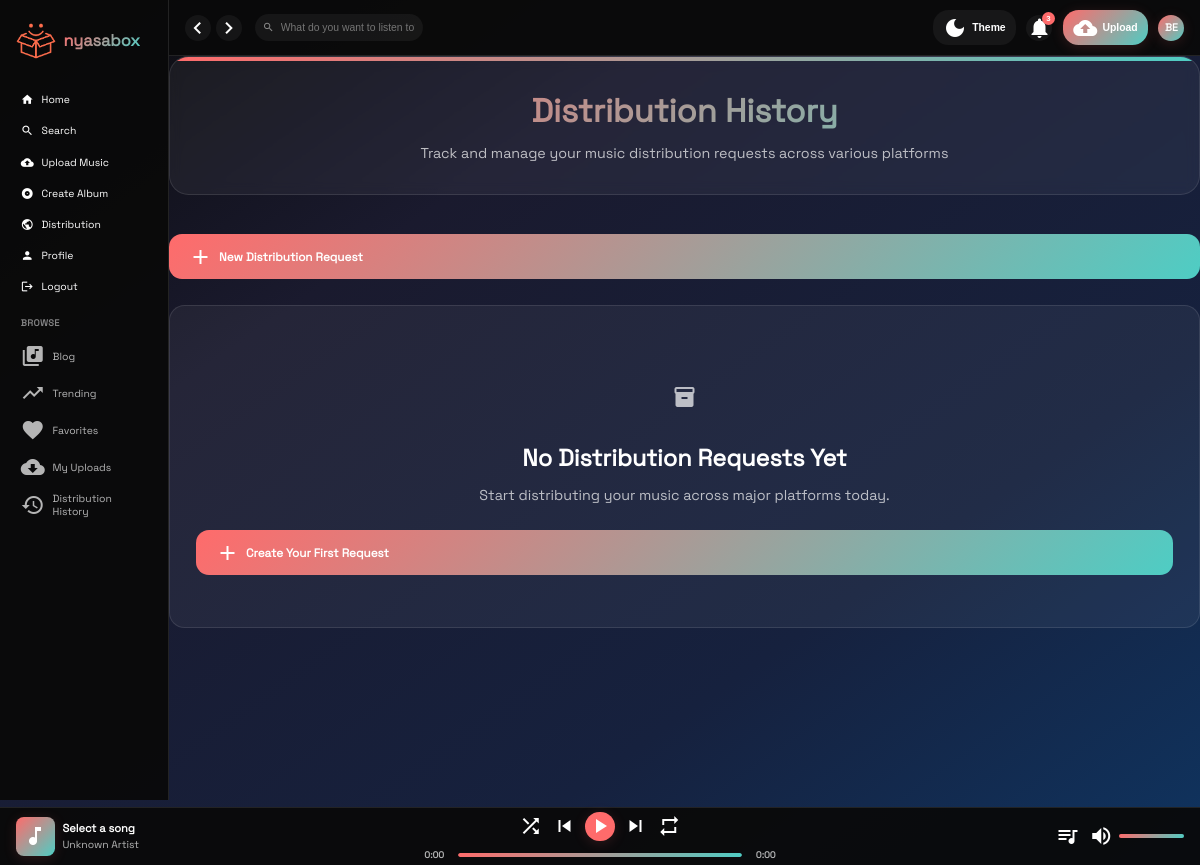
The app's page /history/ (signed in), older data.
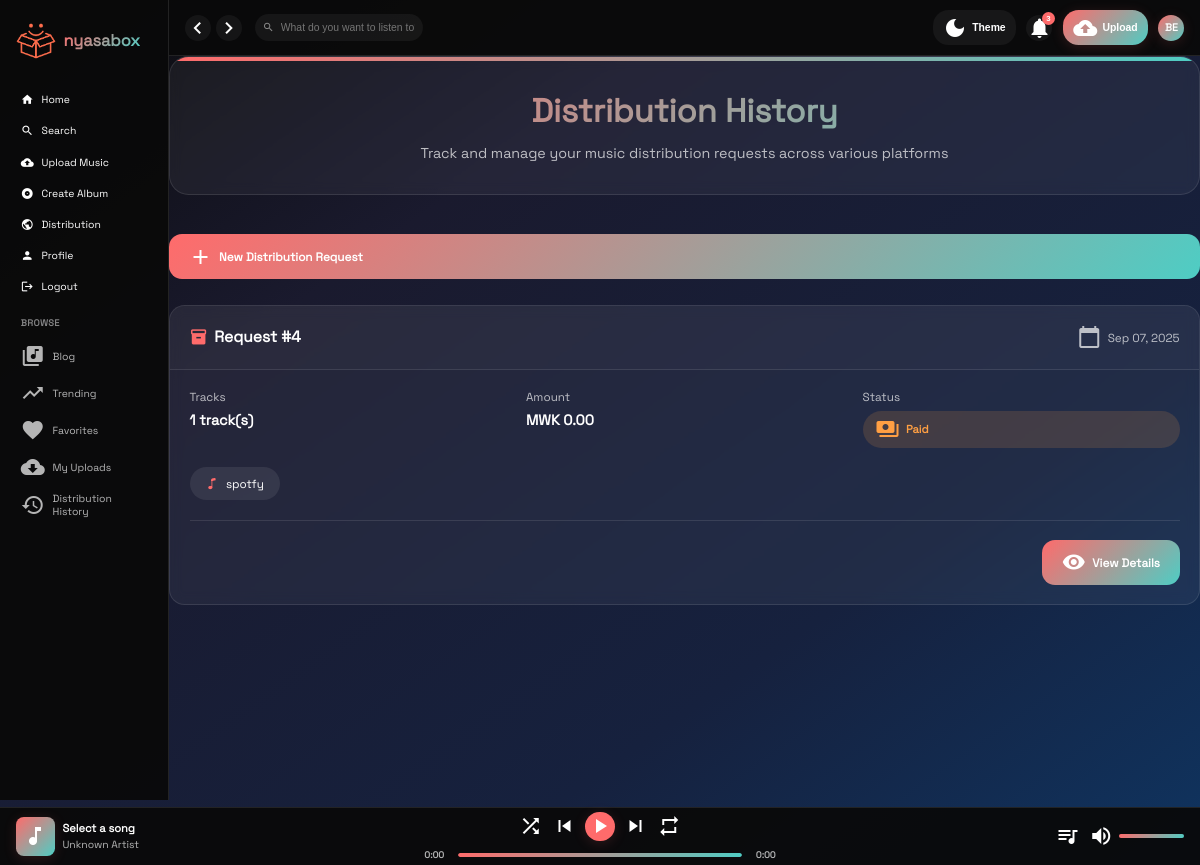
The same page, newer data.
### core/models.py (models this page shows, shortened)
class DistributionRequest(models.Model):
    STATUS_CHOICES = (
        ('pending', 'Pending Payment'),
        ('paid', 'Paid'),
        ('processing', 'Processing'),
        ('distributed', 'Distributed'),
        ('rejected', 'Rejected'),
        ('cancelled', 'Cancelled'),
    )
    artist = models.ForeignKey(User, on_delete=models.CASCADE, related_name='distribution_requests')
    tracks = models.ManyToManyField(Track, related_name='distribution_requests')
    platforms = models.ManyToManyField(DistributionPlatform, related_name='distribution_requests')
    requested_at = models.DateTimeField(auto_now_add=True)
    status = models.CharField(max_length=20, choices=STATUS_CHOICES, default='pending')
    total_amount = models.DecimalField(max_digits=10, decimal_places=2, default=0.00)
    payment_reference = models.CharField(max_length=100, blank=True)
    payment_date = models.DateTimeField(null=True, blank=True)
    distributed_date = models.DateTimeField(null=True, blank=True)
    class Meta:
        indexes = [
            models.Index(fields=['artist'], name='idx_distribution_artist'),
            models.Index(fields=['requested_at'], name='idx_distribution_requested_at'),
            models.Index(fields=['status'], name='idx_distribution_status'),
        ]

class DistributionPlatform(models.Model):
    name = models.CharField(max_length=100)
    logo = models.ImageField(upload_to='platform_logos/', blank=True, null=True)
    description = models.TextField(blank=True)
    ref_id = models.CharField(max_length=50, blank=True)  # Add ref_id for PayChangu integration
    is_active = models.BooleanField(default=True)
    class Meta:
        indexes = [
            models.Index(fields=['name'], name='idx_platform_name'),
        ]

### core/views.py (the view)
# urls.py: path('history/', views.distribution_history, name='distribution_history'),
@login_required
def distribution_history(request):
    distribution_requests = DistributionRequest.objects.filter(artist=request.user).order_by('-requested_at')
    return render(request, 'distribution/history.html', {'distribution_requests': distribution_requests})

### core/templates/distribution/history.html (shortened to what this page needs)
{% extends 'base.html' %}
{% load static %}
{% block content %}
<div class="history-container">
    <div class="history-header">
        <h1 class="history-title">Distribution History</h1>
        <p class="history-subtitle">Track and manage your music distribution requests across various platforms</p>
    </div>
    <div class="history-actions" style="margin-bottom: 2rem;">
        <a href="{% url 'distribution_request' %}" class="action-btn btn-primary">
            <span class="material-icons">add</span>
            New Distribution Request
        </a>
    </div>
    {% if distribution_requests %}
        {% for request in distribution_requests %}
        <div class="request-card">
            <div class="request-header">
                <div class="request-id">
                    <span class="material-icons">inventory</span>
                    Request #{{ request.id }}
                </div>
                <div class="request-date">
                    <span class="material-icons">calendar_today</span>
                    {{ request.requested_at|date:"M d, Y" }}
                </div>
            </div>
            <div class="request-content">
                <div class="request-details">
                    <div class="detail-item">
                        <span class="detail-label">Tracks</span>
                        <span class="detail-value">{{ request.tracks.count }} track(s)</span>
                    </div>
                    <div class="detail-item">
                        <span class="detail-label">Amount</span>
                        <span class="detail-value">MWK {{ request.total_amount|floatformat:2 }}</span>
                    </div>
                    <div class="detail-item">
                        <span class="detail-label">Status</span>
                        <span class="status-badge status-{{ request.status }}">
                            <span class="material-icons">
                            </span>
                            {{ request.get_status_display }}
                        </span>
                    </div>
                </div>
                <div class="platform-badges">
                    {% for platform in request.platforms.all %}
                    <span class="platform-badge">
                        <i class="bi bi-music-note"></i>
                        {{ platform.name }}
                    </span>
                    {% endfor %}
                </div>
                <div class="request-actions">
                    <a href="{% url 'distribution_status' request.id %}" class="action-btn btn-primary">
                        <span class="material-icons">visibility</span>
                        View Details
                    </a>
                </div>
            </div>
        </div>
        {% endfor %}
    {% else %}
        <div class="empty-state">
            <div class="empty-icon">
                <span class="material-icons">inventory</span>
            </div>
            <h3 class="empty-title">No Distribution Requests Yet</h3>
            <p class="empty-text">Start distributing your music across major platforms today.</p>
            <a href="{% url 'distribution_request' %}" class="action-btn btn-primary">
                <span class="material-icons">add</span>
                Create Your First Request
            </a>
        </div>
    {% endif %}
</div>
{% endblock %}

Row changes from the older to the newer data that the page shows:
added DistributionRequest: id "4", requested_at "Sep 07, 2025", tracks.count "1", total_amount "0.00", status "Paid"
now on this page (row unchanged): DistributionPlatform: name "spotfy"
Text that changed along with them:
text no longer shown: "No Distribution Requests Yet Start distributing your music across major platforms today. Create Your First Request"
